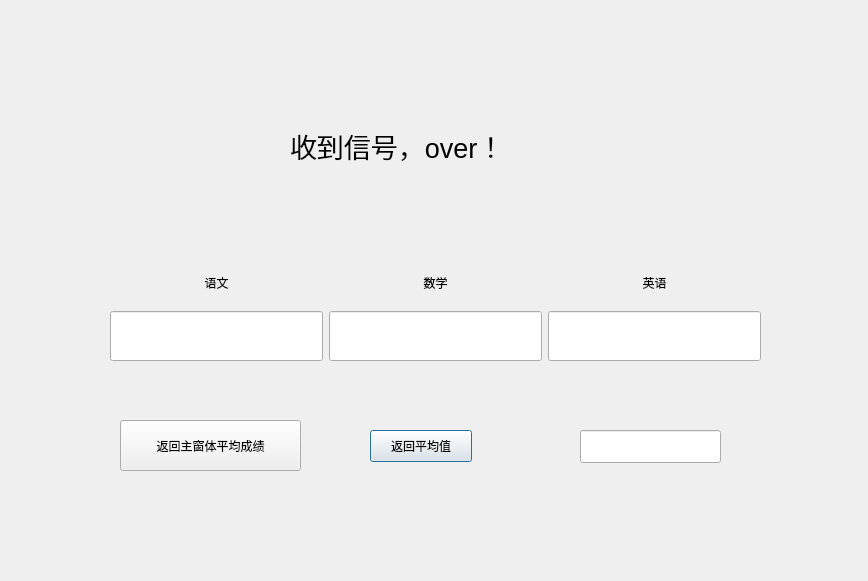
<?xml version="1.0" encoding="UTF-8"?>
<ui version="4.0">
 <class>Dialog</class>
 <widget class="QDialog" name="Dialog">
  <property name="geometry">
   <rect>
    <x>0</x>
    <y>0</y>
    <width>868</width>
    <height>581</height>
   </rect>
  </property>
  <property name="windowTitle">
   <string>Dialog</string>
  </property>
  <widget class="QLabel" name="label">
   <property name="geometry">
    <rect>
     <x>290</x>
     <y>90</y>
     <width>281</width>
     <height>111</height>
    </rect>
   </property>
   <property name="font">
    <font>
     <pointsize>20</pointsize>
    </font>
   </property>
   <property name="text">
    <string>收到信号，over！</string>
   </property>
  </widget>
  <widget class="PushButton" name="PushButton">
   <property name="geometry">
    <rect>
     <x>370</x>
     <y>430</y>
     <width>102</width>
     <height>32</height>
    </rect>
   </property>
   <property name="text">
    <string>返回平均值</string>
   </property>
  </widget>
  <widget class="LineEdit" name="LineEdit_4">
   <property name="geometry">
    <rect>
     <x>580</x>
     <y>430</y>
     <width>141</width>
     <height>33</height>
    </rect>
   </property>
  </widget>
  <widget class="PushButton" name="PushButton_2">
   <property name="geometry">
    <rect>
     <x>120</x>
     <y>420</y>
     <width>181</width>
     <height>51</height>
    </rect>
   </property>
   <property name="text">
    <string>返回主窗体平均成绩</string>
   </property>
  </widget>
  <widget class="QWidget" name="">
   <property name="geometry">
    <rect>
     <x>110</x>
     <y>260</y>
     <width>651</width>
     <height>101</height>
    </rect>
   </property>
   <layout class="QGridLayout" name="gridLayout">
    <item row="0" column="0">
     <widget class="QLabel" name="label_2">
      <property name="text">
       <string>语文</string>
      </property>
      <property name="alignment">
       <set>Qt::AlignCenter</set>
      </property>
     </widget>
    </item>
    <item row="0" column="2">
     <widget class="QLabel" name="label_4">
      <property name="text">
       <string>英语</string>
      </property>
      <property name="alignment">
       <set>Qt::AlignCenter</set>
      </property>
     </widget>
    </item>
    <item row="1" column="2">
     <widget class="LineEdit" name="LineEdit_3">
      <property name="minimumSize">
       <size>
        <width>0</width>
        <height>50</height>
       </size>
      </property>
     </widget>
    </item>
    <item row="1" column="0">
     <widget class="LineEdit" name="LineEdit">
      <property name="minimumSize">
       <size>
        <width>0</width>
        <height>50</height>
       </size>
      </property>
     </widget>
    </item>
    <item row="1" column="1">
     <widget class="LineEdit" name="LineEdit_2">
      <property name="minimumSize">
       <size>
        <width>0</width>
        <height>50</height>
       </size>
      </property>
     </widget>
    </item>
    <item row="0" column="1">
     <widget class="QLabel" name="label_3">
      <property name="text">
       <string>数学</string>
      </property>
      <property name="alignment">
       <set>Qt::AlignCenter</set>
      </property>
     </widget>
    </item>
   </layout>
  </widget>
 </widget>
 <customwidgets>
  <customwidget>
   <class>PushButton</class>
   <extends>QPushButton</extends>
   <header>qfluentwidgets</header>
  </customwidget>
  <customwidget>
   <class>LineEdit</class>
   <extends>QLineEdit</extends>
   <header>qfluentwidgets</header>
  </customwidget>
 </customwidgets>
 <resources/>
 <connections/>
</ui>
